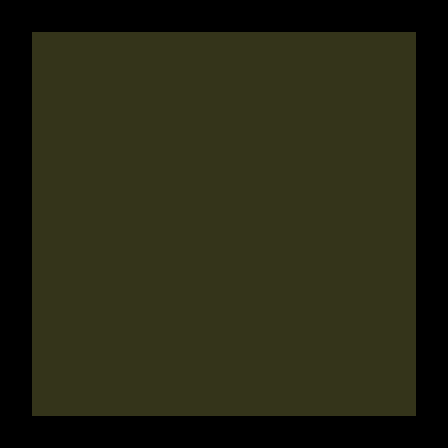

This is a level from a 2D game, rendered from its Tiled map with the project's own tilesets. A one-line summary and the map file follow, with tile-layer data summarised:
An orthogonal 14x14 tile map with 32x32 px tiles, 3 tile layers (background, death_layer, collidable) and 3 objects.

<map version="1.0" orientation="orthogonal" width="14" height="14" tilewidth="32" tileheight="32">
 <tileset firstgid="1" name="background" tilewidth="32" tileheight="32">
  <image source="tilesheet.png" width="640" height="480" />
 </tileset>
 <layer name="background" width="14" height="14">
  <properties>
   <property name="tileset" value="background" />
  </properties>
  <data>[196 cells, 144 non-empty, 1 distinct tile ids]</data>
 </layer>
 <layer name="death_layer" width="14" height="14">
  <properties>
   <property name="collidekill" value="true" />
   <property name="tileset" value="background" />
  </properties>
  <data>[196 cells, 0 non-empty, 0 distinct tile ids]</data>
 </layer>
 <layer name="collidable" width="14" height="14">
  <properties>
   <property name="collide" value="true" />
   <property name="tileset" value="background" />
  </properties>
  <data>[196 cells, 52 non-empty, 1 distinct tile ids]</data>
 </layer>
 <objectgroup name="player" width="14" height="14">
  <object x="208" y="400" width="7" height="6" />
 </objectgroup>
 <objectgroup name="boss" width="14" height="14">
  <object x="160" y="96" width="32" height="32" />
 </objectgroup>
 <objectgroup name="exit" width="14" height="14">
  <object x="384" y="384" width="32" height="32" />
 </objectgroup>
</map>
